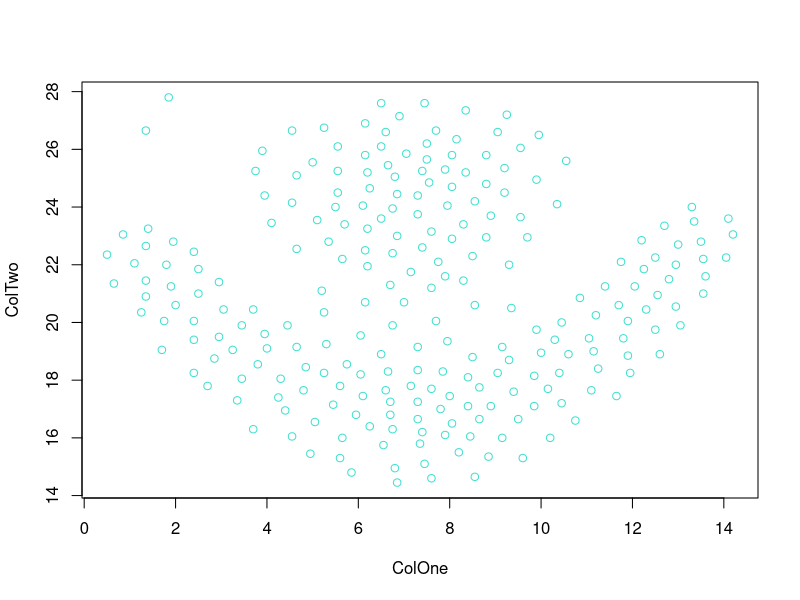

R code for this plot: (Note: this script raises an error after producing the figure.)
library(ggplot2)
library(readr)
library(kernlab)

setwd("~/Desktop/DataMining/Final-_Project/")
DataSet <- read.table("FlameDataset.csv",quote ="\"",comment.char ="")
colnames(DataSet) <- c("ColOne","ColTwo","ColThree")
View(DataSet)
flame.data <- DataSet[,1:2]
head(flame.data)
plot(flame.data,col="turquoise")

data.matrix <- as.matrix(flame.data)

sc.Flame <- specc(DataSet, centers=2)
sc.Flame
centers(data.matrix)
size(sc.Flame)
withinss(sc.Flame)
plot(sc.Flame,col=sc.Flame)
class(DataSet)
